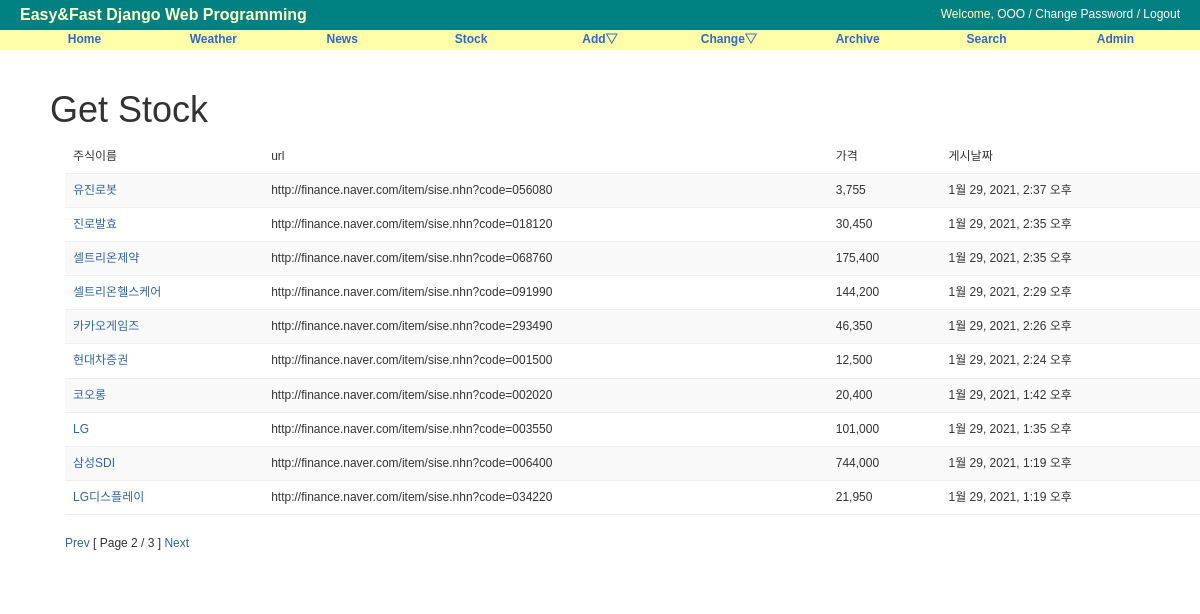
The page /stock/?page=2 on the database its author committed.
### stock/models.py (models this page shows, shortened)
class Stock(models.Model):
    objects = models.Manager()
    name = models.CharField('NAME', max_length=30, unique=True)
    code = models.IntegerField('CODE', blank=True)
    price = models.TextField('PRICE', blank=True)
    max_price = models.IntegerField('MAX_PRICE', blank=True, null=True)
    min_price = models.IntegerField('MIN_PRICE', blank=True, null=True)
    saved_time = models.DateTimeField('SAVED_TIME', auto_now_add=True)
    url = models.URLField('URL')
    class Meta:
        verbose_name = 'stock'
        verbose_name_plural = 'stocks'
        db_table = 'stock'
        ordering = ('-saved_time',) # desc,

### stock/views.py (the view)
# urls.py: path('', StockLV.as_view(), name='index'),
class StockLV(ListView):
    model = Stock
    template_name = "stock/stock_list.html"
    paginate_by = 10

### stock/templates/stock/stock_list.html (shortened to what this page needs)
{% extends "base.html" %}
{% block content %}
<div id="content">
<h1>Get Stock</h1>
<div class="container">
    <table class="table table-striped">
        <thead>
            <tr>
                <td>주식이름</td>
                <td>url</td>
                <td>가격</td>
                <td>게시날짜</td>
            </tr>
        </thead>
        <tbody>
            {% for stock in object_list %}
                <tr>
                    <td><a href="{% url 'stock:detail' stock.id %}">{{ stock.name }}</a></td>
                    <td>{{ stock.url }}</td>
                    <td>{{ stock.price }}</td>
                    <td>{{ stock.saved_time }}</td>
                </tr>
            {% endfor %}
        </tbody>
    </table>
    <div>
        {% if page_obj.has_previous %}
            <a href="?page={{ page_obj.previous_page_number }}">Prev</a>
        {% endif %}
        [ Page {{page_obj.number}} / {{ page_obj.paginator.num_pages}} ]
        {% if page_obj.has_next %}
            <a href="?page={{ page_obj.next_page_number }}">Next</a>
        {% endif %}
    </div>
    <br><br>
    </div>
</div>
{% endblock content %}

### static/css/base.css (style rules this page uses)
body { font-family: "Lucida Grande", Verdana, Arial, sans-serif; font-size: 12px; }
div#content { position: absolute; top: 70px; left: 50px; right: 50px; }
a:link, a:visited { color: #369; text-decoration: none; }
table { border-collapse: collapse; }
td, th { line-height: 18px; border-bottom: 1px solid #eee; vertical-align: top; padding: 5px 15px; font-family: "Lucida Grande", Verdana, Arial, sans-serif; }

### rows shown on the page
Stock: name "유진로봇", url "http://finance.naver.com/item/sise.nhn?code=056080", price "3,755", saved_time "1월 29, 2021, 2:37 오후"
Stock: name "진로발효", url "http://finance.naver.com/item/sise.nhn?code=018120", price "30,450", saved_time "1월 29, 2021, 2:35 오후"
Stock: name "셀트리온제약", url "http://finance.naver.com/item/sise.nhn?code=068760", price "175,400", saved_time "1월 29, 2021, 2:35 오후"
Stock: name "셀트리온헬스케어", url "http://finance.naver.com/item/sise.nhn?code=091990", price "144,200", saved_time "1월 29, 2021, 2:29 오후"
Stock: name "카카오게임즈", url "http://finance.naver.com/item/sise.nhn?code=293490", price "46,350", saved_time "1월 29, 2021, 2:26 오후"
Stock: name "현대차증권", url "http://finance.naver.com/item/sise.nhn?code=001500", price "12,500", saved_time "1월 29, 2021, 2:24 오후"
Stock: name "코오롱", url "http://finance.naver.com/item/sise.nhn?code=002020", price "20,400", saved_time "1월 29, 2021, 1:42 오후"
Stock: name "LG", url "http://finance.naver.com/item/sise.nhn?code=003550", price "101,000", saved_time "1월 29, 2021, 1:35 오후"
Stock: name "삼성SDI", url "http://finance.naver.com/item/sise.nhn?code=006400", price "744,000", saved_time "1월 29, 2021, 1:19 오후"
Stock: name "LG디스플레이", url "http://finance.naver.com/item/sise.nhn?code=034220", price "21,950", saved_time "1월 29, 2021, 1:19 오후"

### other values the page prints
{{ page_obj.number }} "2"
{{ page_obj.paginator.num_pages }} "3"
